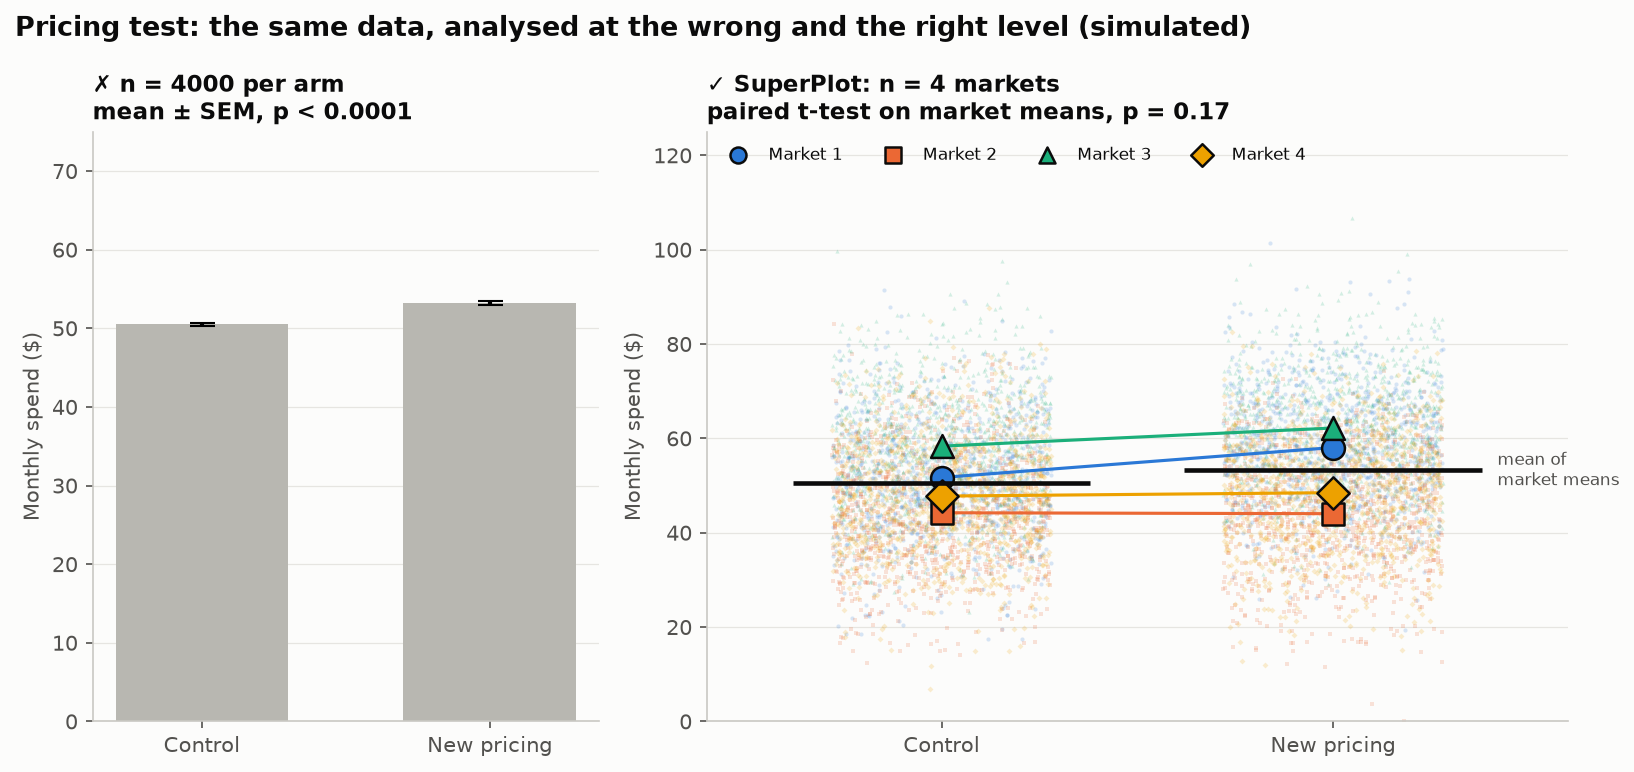

Generate this figure with Python:
"""
SuperPlot (replicate-aware comparison)  -  family: Scientific

DESIGN PURPOSE
Overlays every individual observation, colored by the independent replicate it
came from (a market, a batch, a day, a lab), with each replicate's mean drawn
as a large marker. Statistics are computed on the replicate means, the true
independent units. Variability within replicates and reproducibility across
replicates show in one chart.

WHEN TO USE
  - Data are nested, with many observations inside a few independent
    replicates (customers within markets, trades within days, cells within
    experiments)
  - Show whether an effect reproduces in each replicate, not just on average
  - Correct a report whose p-value treats thousands of correlated observations
    as independent

AVOID WHEN
  - Every observation is genuinely independent (a plain strip or box plot is
    enough)
  - There are more than ~6 replicates (colors stop being distinguishable;
    facet or use a mixed-model coefficient plot)

ALTERNATIVES
  - Estimation plot
  - Mixed-effects model with a coefficient plot
  - Small multiples, one panel per replicate

REFERENCE
  - Lord, S. J., Velle, K. B., Mullins, R. D. & Fritz-Laylin, L. K. (2020).
    SuperPlots: Communicating reproducibility and variability in cell biology.
    Journal of Cell Biology 219(6), e202001064.
    https://doi.org/10.1083/jcb.202001064

EXAMPLE
A simulated pricing experiment run in four independent markets, with 1,000
customers per market in each condition, measuring monthly spend. Left: the
conventional bar chart that treats all 8,000 customers as independent (4,000
per arm). Right: the SuperPlot of the same data.

Run:  python superplot.py
"""
import sys
from pathlib import Path

import numpy as np
import pandas as pd
import matplotlib.pyplot as plt

# Library style: categorical colors in fixed order, recessive axes, hairline grid.
PALETTE = ["#2a78d6", "#eb6834", "#1baf7a", "#eda100",
           "#e87ba4", "#008300", "#6250d6", "#e34948"]
SEQ_CMAP = "Blues"      # sequential: one hue, light -> dark
DIV_CMAP = "RdBu_r"     # diverging: two opposite hues, neutral midpoint
GRAY = "#b8b7b1"        # de-emphasised marks
plt.rcParams.update({
    "figure.figsize": (8, 4.8), "figure.dpi": 110, "figure.facecolor": "#fcfcfb",
    "axes.facecolor": "#fcfcfb", "axes.edgecolor": "#c9c8c3", "axes.linewidth": 0.8,
    "axes.spines.top": False, "axes.spines.right": False,
    "axes.grid": True, "grid.color": "#e6e5e1", "grid.linewidth": 0.6, "axes.axisbelow": True,
    "axes.prop_cycle": plt.cycler(color=PALETTE),
    "axes.titlesize": 13, "axes.titleweight": "bold", "axes.titlelocation": "left",
    "axes.labelcolor": "#52514e", "xtick.color": "#52514e", "ytick.color": "#52514e",
    "text.color": "#0b0b0b", "font.size": 10, "lines.linewidth": 2,
    "legend.frameon": False,
})

from scipy import stats

# --- Example data ------------------------------------------------------------
rng = np.random.default_rng(2020)
markets = ["Market 1", "Market 2", "Market 3", "Market 4"]
baseline = [52, 44, 58, 48]   # markets differ in level
lift = [6.0, -0.5, 4.5, 1.0]  # ...and in how much the new price changes spend
rows = []
for mkt, base, d in zip(markets, baseline, lift):
    for cond, shift in (("Control", 0.0), ("New pricing", d)):
        rows.append(pd.DataFrame({"market": mkt, "condition": cond,
                                  "spend": rng.normal(base + shift, 12, 1000).clip(0)}))
df = pd.concat(rows, ignore_index=True)
conditions = ["Control", "New pricing"]
rep = df.groupby(["market", "condition"])["spend"].mean().unstack()[conditions]
rep.round(1)

# --- Plot --------------------------------------------------------------------
naive_p = stats.ttest_ind(*(df.loc[df["condition"] == c, "spend"] for c in conditions)).pvalue
paired_p = stats.ttest_rel(rep[conditions[1]], rep[conditions[0]]).pvalue
markers = ["o", "s", "^", "D"]

fig, (a1, a2) = plt.subplots(1, 2, figsize=(11, 5.2), gridspec_kw={"width_ratios": [1, 1.7]})

# The conventional chart: every customer counted as an independent n
m = df.groupby("condition")["spend"].agg(["mean", "sem"]).loc[conditions]
a1.bar(range(2), m["mean"], yerr=m["sem"], color=GRAY, width=0.6, capsize=6)
a1.set_xticks(range(2), conditions)
a1.set_ylim(0, 75)
a1.set_ylabel("Monthly spend ($)")
p_text = f"p = {naive_p:.4f}" if naive_p >= 1e-4 else "p < 0.0001"
a1.set_title(f"✗ n = {len(df) // 2} per arm\nmean ± SEM, {p_text}", fontsize=11)
a1.grid(axis="x", visible=False)

# The SuperPlot: customers colored by market, market means as big markers, test on market means
xr = np.random.default_rng(1)
for i, (mkt, mk) in enumerate(zip(markets, markers)):
    for x, cond in enumerate(conditions):
        vals = df.loc[(df["market"] == mkt) & (df["condition"] == cond), "spend"]
        a2.scatter(x + xr.uniform(-0.28, 0.28, len(vals)), vals, s=4, color=PALETTE[i], alpha=0.18,
                   marker=mk, linewidths=0)
    a2.plot([0, 1], rep.loc[mkt, conditions], color=PALETTE[i], linewidth=1.5, zorder=4)
    a2.scatter([0, 1], rep.loc[mkt, conditions], s=120, color=PALETTE[i], marker=mk,
               edgecolor="#0b0b0b", linewidth=1.2, zorder=5, label=mkt)
grand = rep.mean()
a2.hlines(grand.values, np.arange(2) - 0.38, np.arange(2) + 0.38, color="#0b0b0b", linewidth=2.2, zorder=6)
a2.set_xticks(range(2), conditions)
a2.set_xlim(-0.6, 1.6)
a2.set_ylabel("Monthly spend ($)")
a2.set_title(f"✓ SuperPlot: n = {len(markets)} markets\npaired t-test on market means, p = {paired_p:.2f}",
             fontsize=11)
a2.legend(loc="upper left", ncol=4, fontsize=8, markerscale=0.7, bbox_to_anchor=(0, 1.0))
a2.set_ylim(0, 125)
a2.grid(axis="x", visible=False)
a2.text(1.42, grand.iloc[1], "mean of\nmarket means", fontsize=8, va="center", color="#52514e")

fig.suptitle("Pricing test: the same data, analysed at the wrong and the right level (simulated)",
             x=0.01, ha="left", fontweight="bold", fontsize=13)
fig.tight_layout()

# --- Save / show -------------------------------------------------------------
out = Path(__file__).with_name(Path(__file__).stem + ".png")
fig.savefig(out, dpi=150, bbox_inches="tight")
print(f"saved {out}")
if "--no-show" not in sys.argv:
    plt.show()
